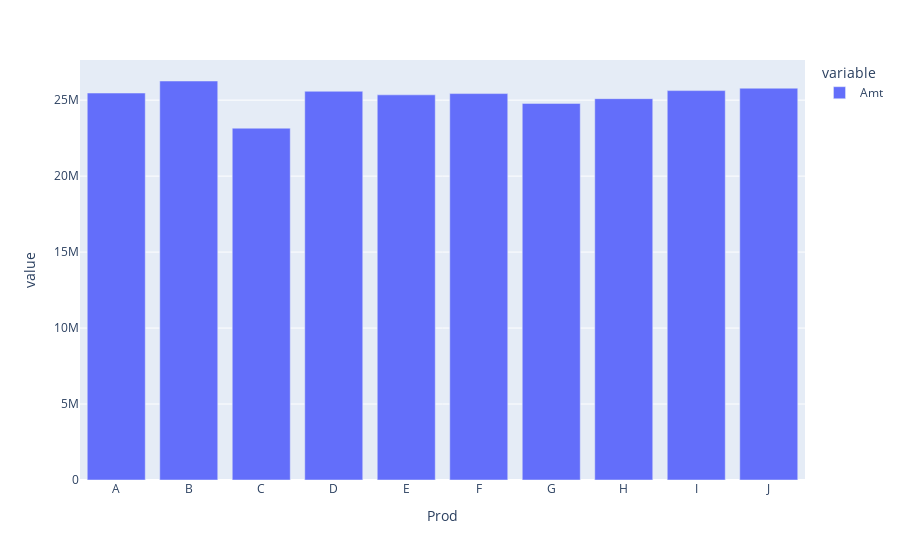

The code cell stored with this chart in its notebook:
### Markdown cell above
## 2b. Plot Simple Bar Chart - By Product

### Code cell
pd.options.plotting.backend = "plotly"
sales.groupby(by=["Prod"]).sum()[["Amt"]].plot(kind="bar")

### Figure 1 — Plotly figure (JSON) as saved in the notebook; plotly's stock layout.template omitted (floating-point values rounded to 4 significant figures)
{"data": [{"alignmentgroup": "True", "hovertemplate": "variable=Amt<br>Prod=%{x}<br>value=%{y}<extra></extra>", "legendgroup": "Amt", "marker": {"color": "#636efa", "pattern": {"shape": ""}}, "name": "Amt", "offsetgroup": "Amt", "orientation": "v", "showlegend": true, "textposition": "auto", "type": "bar", "x": ["A", "B", "C", "D", "E", "F", "G", "H", "I", "J"], "xaxis": "x", "y": [25467000, 26259500, 23153500, 25583500, 25348500, 25431500, 24785500, 25097500, 25628000, 25785000], "yaxis": "y"}], "layout": {"barmode": "relative", "legend": {"title": {"text": "variable"}, "tracegroupgap": 0}, "margin": {"t": 60}, "xaxis": {"anchor": "y", "domain": [0, 1], "title": {"text": "Prod"}}, "yaxis": {"anchor": "x", "domain": [0, 1], "title": {"text": "value"}}}}
